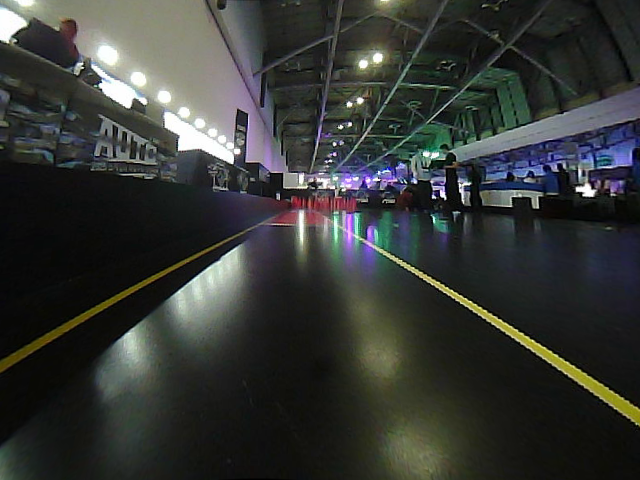
#> input picture frame_0001.png, 640 x 480 px, found by its file name
$ python lane_center_node_noise_debug_2.py
#> lines starting #> are read from the running program, lines starting #| are printed output that depends on the picture; after the words box and inside, x2 and y2 are one past the last pixel; in counts of white or black regions, pixels touching at a corner belong together
#!/usr/bin/env python3
import sys
import cv2
import numpy as np

# -------------------- 파라미터 --------------------
g_lane_width_px = 340.0

g_num_windows      = 12
g_window_margin    = 80
g_minpix_recenter  = 50
g_min_lane_sep     = 60
g_center_ema_alpha = 0.8

g_roi_top_y_ratio     = 0.60
g_roi_left_top_ratio  = 0.22
g_roi_right_top_ratio = 0.78
g_roi_left_bot_ratio  = -0.40
g_roi_right_bot_ratio = 1.40

g_yellow_lower = (15, 100, 80)   # H, S, V
g_yellow_upper = (40, 255, 255)  # H, S, V


def clamp(x, lo, hi):
    return max(lo, min(hi, x))


def make_roi_polygon(h, w):
    y_top = int(h * g_roi_top_y_ratio)
    y_bot = h - 1
    x_lt  = int(w * g_roi_left_top_ratio)
    x_rt  = int(w * g_roi_right_top_ratio)
    x_lb  = int(w * g_roi_left_bot_ratio)
    x_rb  = int(w * g_roi_right_bot_ratio)
    poly = np.array([[x_lb, y_bot], [x_lt, y_top], [x_rt, y_top], [x_rb, y_bot]], dtype=np.float32)
    poly[:, 1] = np.clip(poly[:, 1], 0, h - 1)
    return poly


def warp_to_bev(bgr, roi_poly):
    h, w = bgr.shape[:2]
    dst = np.array([[0, h - 1], [0, 0], [w - 1, 0], [w - 1, h - 1]], dtype=np.float32)
    M = cv2.getPerspectiveTransform(roi_poly, dst)
    bev = cv2.warpPerspective(bgr, M, (w, h), flags=cv2.INTER_LINEAR,
                              borderMode=cv2.BORDER_CONSTANT, borderValue=(0, 0, 0))
    return bev


def binarize_lanes(bgr):
    bgr_blur = cv2.GaussianBlur(bgr, (5, 5), 0)
    hsv = cv2.cvtColor(bgr_blur, cv2.COLOR_BGR2HSV)
    mask = cv2.inRange(hsv, g_yellow_lower, g_yellow_upper)
    kernel = cv2.getStructuringElement(cv2.MORPH_RECT, (3, 3))
    mask = cv2.morphologyEx(mask, cv2.MORPH_OPEN, kernel, iterations=2)
    return mask


def run_sliding_window(binary_mask):
    h, w = binary_mask.shape[:2]
    debug_img = cv2.cvtColor(binary_mask, cv2.COLOR_GRAY2BGR)

    lower = binary_mask[h // 2:, :]
    hist = np.sum(lower, axis=0)
    midpoint = w // 2
    left_base = np.argmax(hist[:midpoint]) if hist[:midpoint].size else -1
    right_base = np.argmax(hist[midpoint:]) + midpoint if hist[midpoint:].size else -1

    window_height = h // g_num_windows
    left_current, right_current = left_base, right_base

    nz_pts = cv2.findNonZero(binary_mask)
    nz_pts = nz_pts[:, 0, :] if nz_pts is not None else np.empty((0, 2), dtype=np.int32)

    left_centers, right_centers = [], []

    for win in range(g_num_windows):
        win_y_low = h - (win + 1) * window_height
        win_y_high = h - win * window_height

        win_x_left_low  = left_current  - g_window_margin
        win_x_left_high = left_current  + g_window_margin
        win_x_right_low  = right_current - g_window_margin
        win_x_right_high = right_current + g_window_margin

        if left_current >= 0:
            cv2.rectangle(debug_img, (win_x_left_low, win_y_low), (win_x_left_high, win_y_high), (0, 255, 0), 2)
        if right_current >= 0:
            cv2.rectangle(debug_img, (win_x_right_low, win_y_low), (win_x_right_high, win_y_high), (255, 0, 0), 2)

        if nz_pts.size > 0:
            mask_y = (nz_pts[:, 1] >= win_y_low) & (nz_pts[:, 1] < win_y_high)
            pts_win = nz_pts[mask_y]
            if left_current >= 0:
                mask_l = (pts_win[:, 0] >= win_x_left_low) & (pts_win[:, 0] < win_x_left_high)
                pts_l = pts_win[mask_l]
                if pts_l.size > 0:
                    left_current = int(np.mean(pts_l[:, 0]))
                    left_centers.append((left_current, 0.5 * (win_y_low + win_y_high)))
            if right_current >= 0:
                mask_r = (pts_win[:, 0] >= win_x_right_low) & (pts_win[:, 0] < win_x_right_high)
                pts_r = pts_win[mask_r]
                if pts_r.size > 0:
                    right_current = int(np.mean(pts_r[:, 0]))
                    right_centers.append((right_current, 0.5 * (win_y_low + win_y_high)))

    for c in left_centers:
        cv2.circle(debug_img, (int(c[0]), int(c[1])), 4, (0, 255, 255), -1)
    for c in right_centers:
        cv2.circle(debug_img, (int(c[0]), int(c[1])), 4, (0, 255, 255), -1)

    if left_centers and right_centers:
        n = min(len(left_centers), len(right_centers))
        mids = []
        for i in range(n):
            midx = 0.5 * (left_centers[i][0] + right_centers[i][0])
            midy = 0.5 * (left_centers[i][1] + right_centers[i][1])
            mids.append((midx, midy))
            cv2.circle(debug_img, (int(midx), int(midy)), 3, (0, 0, 255), -1)
        avg_mid_x = sum(m[0] for m in mids) / len(mids)
        cv2.line(debug_img, (int(avg_mid_x), h), (int(avg_mid_x), h - 80), (0, 0, 255), 2)

    return debug_img


def main():
    img_path = "/root/autorace_kkk_ws/frame_0001.png"
    if len(sys.argv) > 1:
        img_path = sys.argv[1]

    bgr = cv2.imread(img_path, cv2.IMREAD_COLOR)
#> bgr is the input picture: shape (480, 640, 3); mean B, G, R 53.3, 56.2, 53.6
    if bgr is None:
        print(f"failed to load image: {img_path}")
        sys.exit(1)

    h, w = bgr.shape[:2]
#> h = 480; w = 640
    roi_poly = make_roi_polygon(h, w)

    src_vis = bgr.copy()
    cv2.polylines(src_vis, [roi_poly.astype(np.int32)], isClosed=True, color=(0, 0, 255), thickness=2)
#> src_vis: shape (480, 640, 3); 1.05% of pixels changed, all inside (x1, y1, x2, y2) = (0, 287, 640, 480)

    bev = warp_to_bev(bgr, roi_poly)
    bev_binary = binarize_lanes(bev)
#> in binarize_lanes, `hsv = cv2.cvtColor(bgr_blur, cv2.COLOR_BGR2HSV)`: hsv: shape (480, 640, 3); mean H, S, V 41.7, 43.9, 48.2
#> in binarize_lanes, `mask = cv2.inRange(hsv, g_yellow_lower, g_yellow_upper)`:
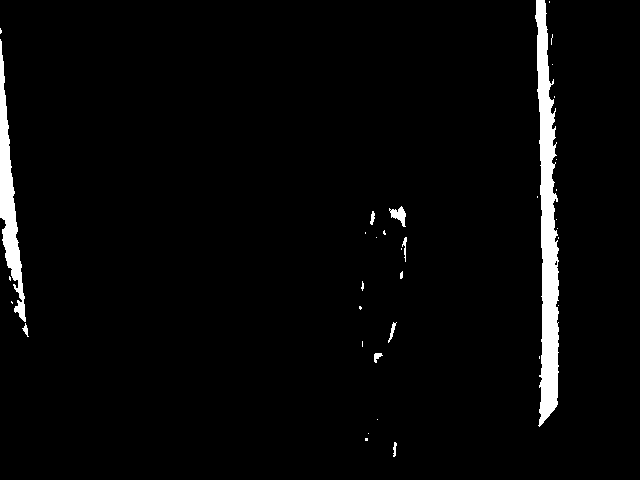
#> mask: shape (480, 640); 3% white; 35 white regions (25 under 20 px), largest, box (x1, y1, x2, y2) and area: (535, 0, 559, 427) 5959, (0, 39, 26, 322) 2599, (389, 206, 406, 227) 176
#> in binarize_lanes, `mask = cv2.morphologyEx(mask, cv2.MORPH_OPEN, kernel, iterations=2)`: mask: shape (480, 640); 2.7% white; 6 white regions, box (x1, y1, x2, y2) and area: (536, 0, 559, 420) 5786, (0, 55, 22, 280) 2282, (391, 209, 405, 221) 133, (15, 302, 25, 318) 122, (18, 283, 24, 298) 75, (374, 354, 379, 359) 25
    debug_img = run_sliding_window(bev_binary)
#> in run_sliding_window, `lower = binary_mask[h // 2:, :]`:
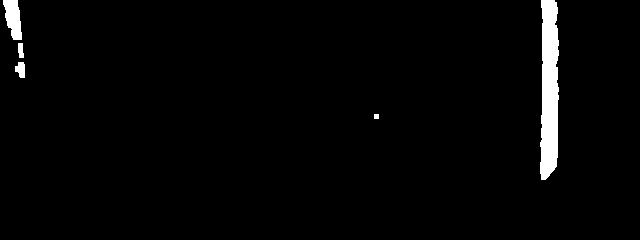
#> lower: shape (240, 640); 2.3% white; 5 white regions, box (x1, y1, x2, y2) and area: (540, 0, 559, 180) 2839, (3, 0, 22, 40) 521, (15, 62, 25, 78) 122, (18, 43, 24, 58) 75, (374, 114, 379, 119) 25
#> in run_sliding_window, `hist = np.sum(lower, axis=0)`: hist = 640 values, max 45900 at index 543, min 0 at index 0, mean 1427.2
#> in run_sliding_window, `left_base = np.argmax(hist[:midpoint]) if hist[:midpoint].size else -1`: left_base = 19
#> in run_sliding_window, `right_base = np.argmax(hist[midpoint:]) + midpoint if hist[midpoint:]...`: right_base = 543
#> in run_sliding_window, `left_current, right_current = left_base, right_base`: left_current = 19; right_current = 543
#> in run_sliding_window, `nz_pts = cv2.findNonZero(binary_mask)`: nz_pts = contour of 8423 points, box (x1, y1, x2, y2) (0, 0, 559, 420), area 66592
#> in run_sliding_window, `nz_pts = nz_pts[:, 0, :] if nz_pts is not None else np.empty((0, 2), d..`: nz_pts = 8423 pairs, first value 0 to 558, second value 0 to 419
#> the loop in run_sliding_window, `for win in range(g_num_windows):` made 12 passes
#> (win_x_left_low, win_x_left_high, win_x_right_low, win_x_right_high, left_current, right_current) on passes 5 to 11: (-61, 99, 469, 629, 20, 549), (-60, 100, 469, 629, 12, 549), (-68, 92, 469, 629, 8, 547), (-72, 88, 467, 627, 5, 546), (-75, 85, 466, 626, 4, 546), (-76, 84, 466, 626, 2, 544), (-78, 82, 464, 624, 1, 542)
#> (win_x_left_low, win_x_left_high, win_x_right_low, win_x_right_high, right_current) on passes 2, 3, 4, 12: (-61, 99, 463, 623, 546), (-61, 99, 466, 626, 548), (-61, 99, 468, 628, 549), (-79, 81, 462, 622, 541)
#> after the loop in run_sliding_window, `for win in range(g_num_windows):`:
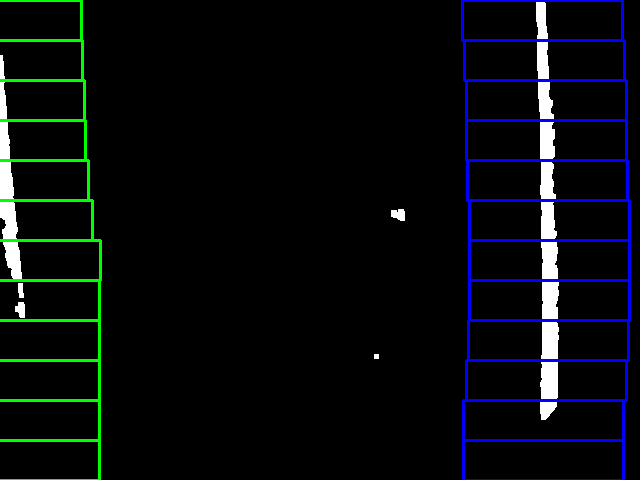
#> debug_img: shape (480, 640, 3); mean B, G, R 13.6, 10.4, 6.5
#> after the loop in run_sliding_window, `for win in range(g_num_windows):`: left_centers = [(20, 300), (12, 260), (8, 220), (5, 180), (4, 140), (2, 100), (1, 60)]; left_current = 1; pts_l = empty array; pts_r = 392 pairs, first value 536 to 547, second value 0 to 39; right_centers = [(546, 420), (548, 380), (549, 340), (549, 300), (549, 260), (547, 220), (546, 180), (546, 140), (544, 100), (542, 60), (541, 20)]; right_current = 541
#> the loop in run_sliding_window, `for c in left_centers:` made 7 passes
#> after the loop in run_sliding_window, `for c in left_centers:`:
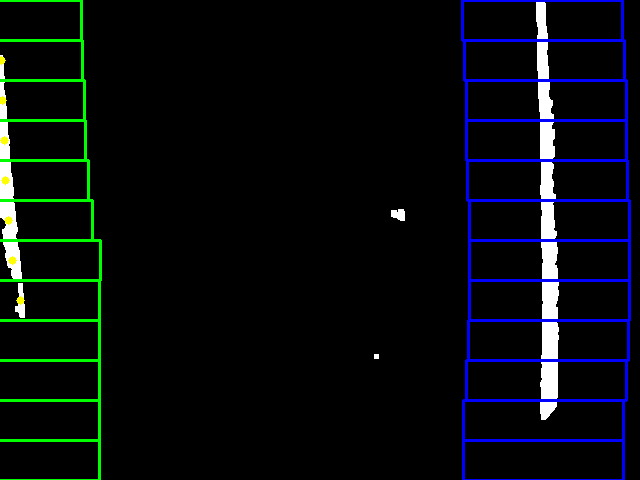
#> debug_img: shape (480, 640, 3); 0.11% of pixels changed, all inside (x1, y1, x2, y2) = (0, 56, 25, 305)
#> the loop in run_sliding_window, `for c in right_centers:` made 11 passes
#> after the loop in run_sliding_window, `for c in right_centers:`:
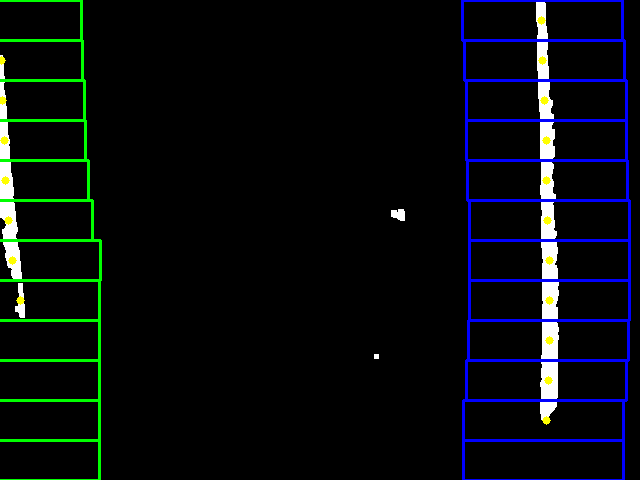
#> debug_img: shape (480, 640, 3); 0.18% of pixels changed, all inside (x1, y1, x2, y2) = (537, 16, 554, 425)
#> in run_sliding_window, `n = min(len(left_centers), len(right_centers))`: n = 7
#> the loop in run_sliding_window, `for i in range(n):` made 7 passes
#> (midx, midy) on passes 1 to 7: (283, 360), (280, 320), (278.5, 280), (277, 240), (276.5, 200), (274.5, 160), (273.5, 120)
#> after the loop in run_sliding_window, `for i in range(n):`:
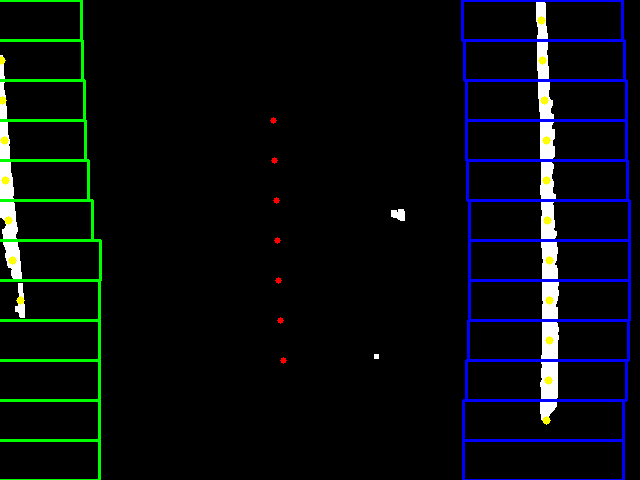
#> debug_img: shape (480, 640, 3); 0.07% of pixels changed, all inside (x1, y1, x2, y2) = (270, 117, 287, 364)
#> after the loop in run_sliding_window, `for i in range(n):`: mids = [(283, 360), (280, 320), (278.5, 280), (277, 240), (276.5, 200), (274.5, 160), (273.5, 120)]
#> in run_sliding_window, `avg_mid_x = sum(m[0] for m in mids) / len(mids)`: avg_mid_x = 277.6
#> in run_sliding_window, `cv2.line(debug_img, (int(avg_mid_x), h), (int(avg_mid_x), h - 80), (0,..`: debug_img: shape (480, 640, 3); 0.08% of pixels changed, all inside (x1, y1, x2, y2) = (276, 399, 279, 480)

    src_resized = cv2.resize(src_vis, (w, h))
    dbg_resized = cv2.resize(debug_img, (w, h))
    canvas = cv2.hconcat([src_resized, dbg_resized])
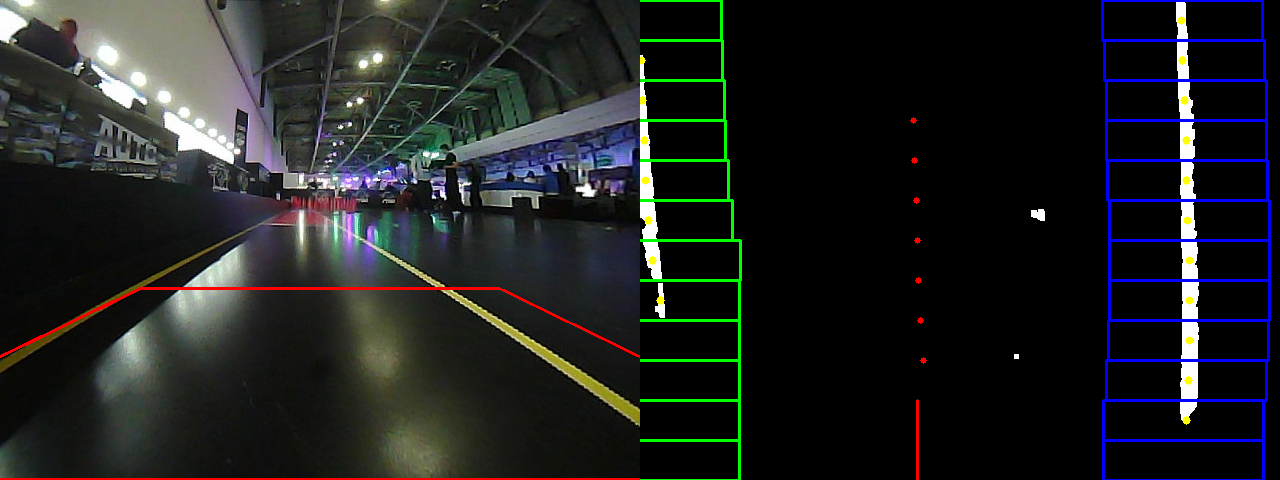
#> canvas: shape (480, 1280, 3); mean B, G, R 32.9, 33.1, 31.4

    cv2.namedWindow("src+windows", cv2.WINDOW_NORMAL)
    cv2.namedWindow("bev_binary", cv2.WINDOW_NORMAL)
    cv2.imshow("src+windows", canvas)
    cv2.imshow("bev_binary", bev_binary)
    cv2.waitKey(0)


if __name__ == "__main__":
    main()
